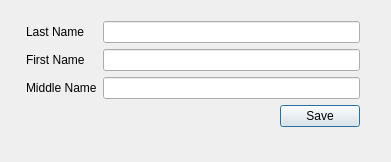
<?xml version="1.0" encoding="UTF-8"?>
<ui version="4.0">
 <class>Dialog</class>
 <widget class="QDialog" name="Dialog">
  <property name="geometry">
   <rect>
    <x>0</x>
    <y>0</y>
    <width>391</width>
    <height>162</height>
   </rect>
  </property>
  <property name="windowTitle">
   <string>Dialog</string>
  </property>
  <layout class="QVBoxLayout" name="verticalLayout">
   <item>
    <layout class="QFormLayout" name="formLayout">
     <property name="leftMargin">
      <number>15</number>
     </property>
     <property name="topMargin">
      <number>10</number>
     </property>
     <property name="rightMargin">
      <number>20</number>
     </property>
     <property name="bottomMargin">
      <number>10</number>
     </property>
     <item row="0" column="0">
      <widget class="QLabel" name="label">
       <property name="font">
        <font>
         <weight>50</weight>
         <bold>false</bold>
        </font>
       </property>
       <property name="text">
        <string>Last Name</string>
       </property>
      </widget>
     </item>
     <item row="0" column="1">
      <widget class="QLineEdit" name="lastNameLineEdit"/>
     </item>
     <item row="1" column="1">
      <widget class="QLineEdit" name="firstNameLineEdit"/>
     </item>
     <item row="2" column="0">
      <widget class="QLabel" name="label_3">
       <property name="text">
        <string>Middle Name</string>
       </property>
      </widget>
     </item>
     <item row="2" column="1">
      <widget class="QLineEdit" name="middleNameLineEdit"/>
     </item>
     <item row="1" column="0">
      <widget class="QLabel" name="label_2">
       <property name="font">
        <font>
         <weight>50</weight>
         <bold>false</bold>
        </font>
       </property>
       <property name="text">
        <string>First Name</string>
       </property>
      </widget>
     </item>
     <item row="3" column="1">
      <widget class="QDialogButtonBox" name="buttonBox">
       <property name="orientation">
        <enum>Qt::Horizontal</enum>
       </property>
       <property name="standardButtons">
        <set>QDialogButtonBox::Save</set>
       </property>
      </widget>
     </item>
    </layout>
   </item>
  </layout>
 </widget>
 <resources/>
 <connections>
  <connection>
   <sender>buttonBox</sender>
   <signal>accepted()</signal>
   <receiver>Dialog</receiver>
   <slot>accept()</slot>
   <hints>
    <hint type="sourcelabel">
     <x>248</x>
     <y>254</y>
    </hint>
    <hint type="destinationlabel">
     <x>157</x>
     <y>274</y>
    </hint>
   </hints>
  </connection>
  <connection>
   <sender>buttonBox</sender>
   <signal>rejected()</signal>
   <receiver>Dialog</receiver>
   <slot>reject()</slot>
   <hints>
    <hint type="sourcelabel">
     <x>316</x>
     <y>260</y>
    </hint>
    <hint type="destinationlabel">
     <x>286</x>
     <y>274</y>
    </hint>
   </hints>
  </connection>
 </connections>
</ui>
